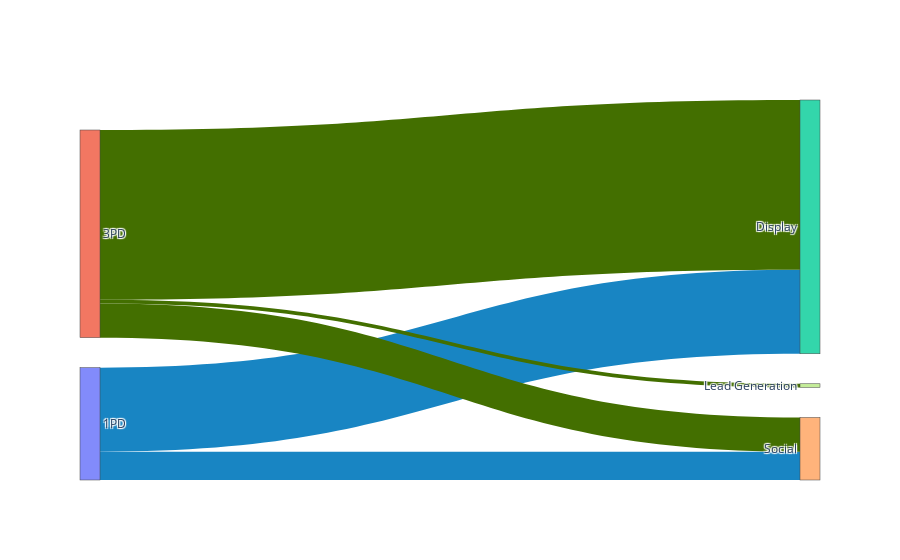

The cell this chart's notebook holds for it:
### Code cell
# Sample data
b2b_source = b2b_agg_df_lvl1['Source'].values.tolist()
b2b_target = b2b_agg_df_lvl1['Target'].values.tolist()
b2b_value = b2b_agg_df_lvl1['Value'].values.tolist()
b2b_labels = b2b_mapping_df['Label'].values.tolist()

# list of colors for each link based on some condition or data
colors = []
for tgts in b2b_source:
    if tgts == 0:
        colors.append("#1885C3")
    else:
        colors.append("#436F00")  # Default color for other cases

# Create links
b2b_link = dict(source=b2b_source, target=b2b_target, value=b2b_value, color=colors)

# Create nodes
node = dict(label=b2b_labels, pad=30, thickness=20)

# Create a Sankey object
chart = go.Sankey(link=b2b_link, node=node, arrangement="snap")

# Build a figure
fig = go.Figure(chart)
fig.show()

### Figure 1 — Plotly figure (JSON) as saved in the notebook; plotly's stock layout.template omitted (floating-point values rounded to 4 significant figures)
{"data": [{"arrangement": "snap", "link": {"color": ["#1885C3", "#1885C3", "#1885C3", "#1885C3", "#436F00", "#436F00", "#436F00", "#436F00", "#436F00", "#436F00", "#436F00"], "source": [0, 0, 0, 0, 1, 1, 1, 1, 1, 1, 1], "target": [2, 3, 4, 5, 2, 3, 6, 7, 8, 4, 5], "value": [701800.0, 0, 237100.0, 0, 1419000.0, 0, 0, 30620.0, 0, 285800.0, 0]}, "node": {"label": ["1PD", "3PD", "Display", "Display Dco", "Social", "Video", "Display Mobile", "Lead Generation", "Other"], "pad": 30, "thickness": 20}, "type": "sankey"}], "layout": {}}
